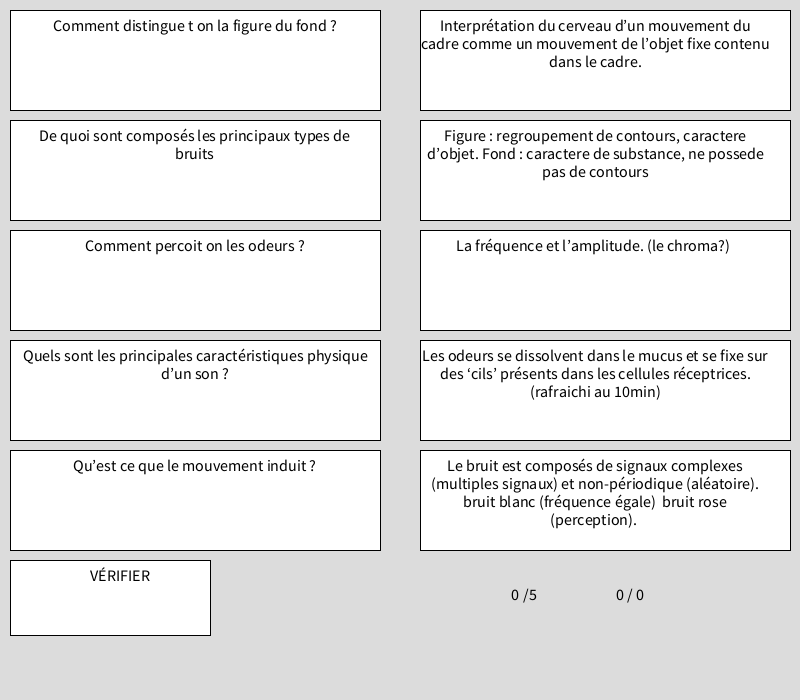
Frame 1 (no input)
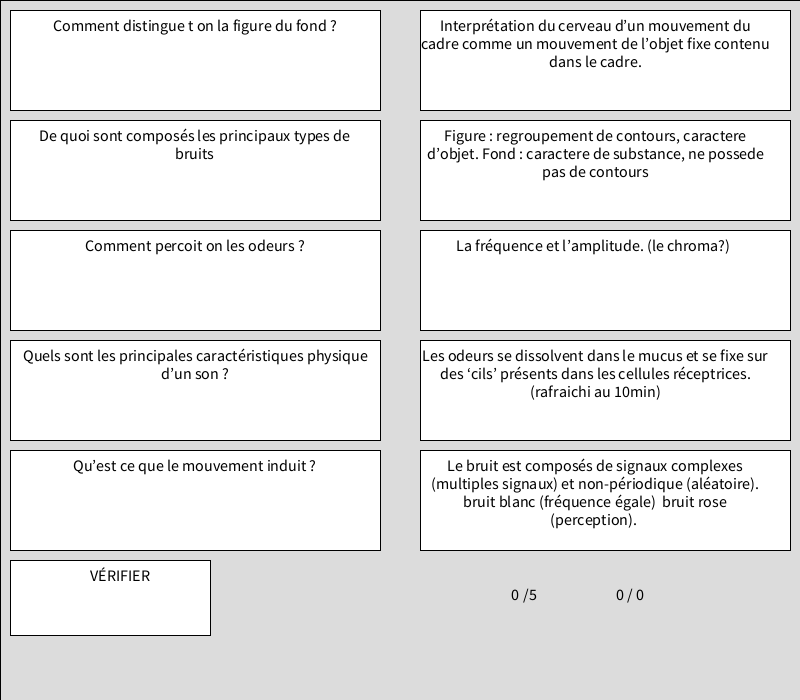
Frame 60 (the mouse pressed at the canvas centre just before this capture)
Frame 120 (the mouse held since frame 60 and released just before this capture): identical to frame 60, image omitted

The Processing sketch that drew these frames (run headless with seeded random() and noise(); from frame 60 on, the mouse is pressed at the canvas centre):

// Processing sketch: processing_91934
// ── processing_91934.pde

int colonnes = 2;
int rangees = 3;
int etat = 1;
int pts = 0;
int pct = 0;
int pctt = 0;
int[] q  = new int[6]; //question
int[] r  = new int[6]; //reponse
int[] m  = new int[6]; //modifie
int[] bq  = new int[6]; //bloc de question
int[] br  = new int[6]; //bloc de reponse

color couleurQ1 = color(255, 255, 255);
color couleurQ2 = color(255, 255, 255);
color couleurQ3 = color(255, 255, 255);
color couleurQ4 = color(255, 255, 255);
color couleurQ5 = color(255, 255, 255);
color couleurR1 = color(255, 255, 255);
color couleurR2 = color(255, 255, 255);
color couleurR3 = color(255, 255, 255);
color couleurR4 = color(255, 255, 255);
color couleurR5 = color(255, 255, 255);
color couleurA1 = color(0);
color couleurA2 = color(0);
color couleurA3 = color(0);
color couleurA4 = color(0);
color couleurA5 = color(0);

String[] question = {
  
"Qu’est ce qu’un seuil différentiel ?",
"A quoi correspond il en termes de sensibilité perceptuelle (seuil différentiel) ?",
"Comment mesure t on un seuil absolu avec la méthode des stimuli constant ?",
"Quels sont les 4 types de détection de la théorie de détection du signal ?",
"Qu’est ce que la loi de Stevens",
"Quels sont les principaux lobes du cerveau ?",
"Quelles sont les principales subdivisions du système nerveux ?",
"A quoi correspondent les actions des deux systèmes nerveux autonomes ?",
"Qu’est ce que le thalamus ?",
"Quels sont les principales caractéristiques physique d’un son ?",
"De quoi sont composés les principaux types de bruits",
"qu’est-ce qui permet de différentier les sons produits par différents instruments de musique?",
"A quoi servent les composantes de l’oreille moyenne ?",
"Comment arrive t on a localiser les sons ?",
"Qu’est ce que la théorie de l’onde itinérante de von Békésy ?",
" Ou sont situés les cellules ciliés et l’organe de Corti ?",
"Quelles sont les lentilles de l’œil ?",
"Comment percois t on la couleur selon la théorie contemporaine de la vision des couleurs ?",
"Qu’est ce qu’un contour ?",
"Qu’est ce qu’une forme ?",
"Quelle théorie énonce les lois par rapport a leur organisation ?",
"Qu’est-ce qui explique que l’on voit des points gris aux intersections d’une matrice de carrés noirs (Hermann)",
"Quels sont les effets des transfo spatiales sur la reconnaissance des objets ?",
"Quelle théorie fait appel au géons ?",
"Quels sont les indices binoculaires de la perception de la profondeur ?",
"Comment distingue t on la figure du fond ?",
"Qu’est ce que la disparité rétinienne ?",
"Quels sont les principales lois de Gestalt ?",
"Qu’est-ce que l’occlusion?",
"Qu'est-ce que la hauteur relative? ",
"Image-rétine dans quelles situations le cerveau perçoit-il du mouvement?",
"Oeil-tête dans quelles situations le cerveau perçoit-il du mouvement?",
"Quelle région corticale est associée au traitement des stimuli en mouvement?",
"Qu’est ce que le mouvement induit ?",
" À quoi est attribuable l’effet consécutif du mouvement (spirale d’Archimède)?",
"Quels sont les médias qui utilisent le mouvement apparent ?",
"Comment peut on distinguer les saveurs ?",
"Comment percoit on les odeurs ?",
"Quels sont les types de sensibilité kinesthésique ?",

}; 

String[] reponse = {  
  
"Quantité minimale d’énergie ou de stimulation nécessaire pour faire la différence entre deux stimuli =! seuil absolu",
"Le seuil s’ajuste de manière proportionnelle. On parle de % et non de valeurs absolues. ",
"Comparaison de deux stimuli, établir le PES, soit le Point d’égalité subjectif, avec un grand nombre d’essais",
"Omission : si un stimuli à été envoyé mais no perçu par le sujet Fausse Alarme : si un stimuli n'a pas été envoyé mais qu'il est parçu par le sujet Détection correcte : si un stimuli a été envoyé et perçu Rejet correct : si un stimuli n'a pas été envoyé et n'a pas été perçu",
"C’est la fonction de puissance représentant la relation entre l’intensité d’une sensation et l’intensité du stimulus généré. Exponentielle.",
"Lobe frontal, pariétal, temporal, occipital.",
"Centrale et Périphérique. Le Périphérique se subdivise en Somatique et Végétatif. Le Végétatif se subdivise en Sympathique et Parasympathique",
"Sympathique : Prépare l’organisme à une activité phys ou intellect. Parasympathique : Ralentissement générale des fonctions : conserver de l’énergie.",
"Situé entre le cortex et le tronc cérébral, il transmet et filtre (analyse) les données sensorielles et les mvts vers le cortex",
"La fréquence et l’amplitude. (le chroma?) ",
"Le bruit est composés de signaux complexes (multiples signaux) et non-périodique (aléatoire). bruit blanc (fréquence égale)  bruit rose (perception). ",
"On peut différencier les instruments de musique car ils possèdent différentes harmoniques (différentes fréquences fondamentale) ",
"Amplification du son. Les 3 osselets assure le transfert des ondes sonores du milieu aérien aux liquides et structures de la cochlée",
"Pour la direction : temps, différentes phases , intensité du son et pavillon de l’oreille. Pour la distance : réverbérations et spectre.",
"Onde est capté à la hauteur de la cochlé ou elle résonne le plus. Les haute freq = fin, basses  = débuts.  Vibration sonore se propage le long de la membrane basiliaire sous forme d’ondes longitudinales",
"Dans l’oreille interne, plus précisément dans la cochlée, séparés des autres canaux par la membrane basiliaire. Les cellules ciliés composent l’organe et transforme les vibrations de la membrane en message nerveux",
"La cornée et le cristallin. (l’humeur aqueuse, l’iris?)",
"Sur deux niveaux : d’abord, la rétine capte l’info grâce a 3 types de cones différents, sensibles a des long d’ondes différentes. Ensuite cette info influence sur 4 types de cellules antagonistes et deux types de cellules non antagoniste.",
"Contour : 1er Changement soudain d’intensité lumineuse dans l’espace, 2e Changement soudain dans la forme. 3e Interprétation d’un contour.",
"Région d’une brillance relativement uniforme, délimitée par un contour.",
"Théorie de la Gestalt.",
"La vision achromatique.Le cerveau ajuste la luminosité des points en fonction des zones voisines, comme le blanc est entouré de noir, ont voit du gris . ",
"Translation = nul comme effet, rotation = difficile lorsque l’objet est fixe, rotation 3d : optimal, meilleur compréhension de l’objet.",
"Le modele RpC de Biederman, Reconnaissance par Composantes Structurales.",
"Angles de convergences (Le point focal) et disparité rétinienne (un objet en cache un autre)",
"Figure : regroupement de contours, caractere d’objet. Fond : caractere de substance, ne possede pas de contours",
"C’est la différence d’image entre la vision des deux yeux, écarté d’en moyenne 6.5 cm.",
"Loi de la proximité, de similarité, de continuité, de fermeture, de prégnance, et de mvt commun",
"C’est un indice monoculaire de perception tridimensionnelle où les objet rapprochés cachent les objets éloignés.",
"fait percevoir les objets plus loin lorsqu'ils sont proche de la ligne d'horizon (au-dessus ou en-dessous), et plus proche plus ils s'en éloignent ",
"Le système image-rétine perçoit un mouvement lorsque l'oeil est fixe et qu'un objet se déplace dans le champ de vision, car il y a un changement dans l'image rétinienne. ",
"Le système oeil-tête, ou le mouvement des muscles est diretement envoyé du cerveau aux comparateur, est très efficace dans le noir, ou encore lorsqu’il n’y a pas d’occlusion présente pour indiquer le mouvement. ",
"Cortex visuel. V5 MT et MST",
"Interprétation du cerveau d’un mouvement du cadre comme un mouvement de l’objet fixe contenu dans le cadre.",
"À la fatigue des comparateur des capteurs de mouvements",
"Dessins animés, cinéma, télévision. def : succesion d’image fixe qui crée une impression de mouvement. ",
"Chq aliment active une combinaison toujours différentes de gouts de base qui le rend unique. + facteurs de la consistance et facteur thermique.",
"Les odeurs se dissolvent dans le mucus et se fixe sur des ‘cils’ présents dans les cellules réceptrices. (rafraichi au 10min)",
"Intéroceptive, sensibilité viscérale, capacité du système a se maintenir en équilibre. Proprioception, sensibilité posturale, détermine position relative des membres. ",

};  

int rand1 = (int)random(question.length);
int rand2 = (int)random(question.length);
int rand3 = (int)random(question.length);
int rand4 = (int)random(question.length);
int rand5 = (int)random(question.length);
int rand1modif = rand1;
int rand2modif = rand2;
int rand3modif = rand3;
int rand4modif = rand4;
int rand5modif = rand5;
int swap = 0;


void setup() {
  size(800, 700);
  smooth();
  noStroke();
  int swap = (int)random(5);

  for (int i = 1; i < q.length; i++ ) {
    q[i] = 0;
    r[i] = 0;
    bq[i] = 0;
    br[i] = 0;
  }

  for (int i = 1; i < m.length; i++ ) {
    m[i] = i;
  }

  while (rand1 == rand2) {
    rand2 = (int)random(question.length);
  }

  while (rand3 == rand2 || rand3 == rand1) {
    rand3 = (int)random(question.length);
  }

  while (rand4 == rand2 || rand3 == rand4 || rand4 == rand1) {
    rand4 = (int)random(question.length);
  }

  while (rand5 == rand2 || rand3 == rand5 || rand4 == rand5 || rand5 == rand1) {
    rand5 = (int)random(question.length);
  }

  //println(question[1]);
  // println(reponse[1]);
}
void draw() { 

  fill(220);
  rect(0, 0, width, height);

  /*rand1modif = rand2;
   rand2modif = rand3;  
   rand3modif = rand4;
   rand4modif = rand1;
   rand5modif = rand5;
   
   m[1] = 2;
   m[2] = 3;
   m[3] = 4;
   m[4] = 1;
   m[5] = 5;*/

  println(swap);
  if (swap==0) {
    println("zéro");
    rand1modif = rand5;
    rand2modif = rand1;  
    rand3modif = rand4;
    rand4modif = rand3;
    rand5modif = rand2;

    m[1] = 5;
    m[2] = 1;
    m[3] = 4;
    m[4] = 3;
    m[5] = 2;
  }

  if (swap==1) {
    println("un");
    rand1modif = rand2;
    rand2modif = rand3;  
    rand3modif = rand4;
    rand4modif = rand1;
    rand5modif = rand5;

    m[1] = 2;
    m[2] = 3;
    m[3] = 4;
    m[4] = 1;
    m[5] = 5;
  }
  if (swap==2) {
    println("deux");
    rand1modif = rand1;
    rand2modif = rand5; 
    rand3modif = rand2;
    rand4modif = rand3;
    rand5modif = rand4;

    m[1] = 1;
    m[2] = 5;
    m[3] = 2;
    m[4] = 3;
    m[5] = 4;
  }
  if (swap==3) {
    println("trois");
    rand1modif = rand4;
    rand2modif = rand5; 
    rand3modif = rand3;
    rand4modif = rand2;
    rand5modif = rand1;

    m[1] = 4;
    m[2] = 5;
    m[3] = 3;
    m[4] = 2;
    m[5] = 1;
  }
  if (swap==4) {
    println("quatre");
    rand1modif = rand2;
    rand2modif = rand1;
    rand3modif = rand4;
    rand4modif = rand5;
    rand5modif = rand3;

    m[1] = 2;
    m[2] = 1;
    m[3] = 4;
    m[4] = 5;
    m[5] = 3;
  }


  if (etat <=2) {

    // Dessin des blocs

    stroke(0);
    strokeWeight(1);
    if (etat ==2) {
      stroke(couleurA1);
      strokeWeight(20);
    }
    fill(couleurQ1);
    rect(10, 10, 370, 100);

    stroke(0);
    strokeWeight(1);
    if (etat ==2) {
      stroke(couleurA2);
      strokeWeight(20);
    }
    fill(couleurQ2);
    rect(10, 120, 370, 100);

    stroke(0);
    strokeWeight(1);
    if (etat ==2) {
      stroke(couleurA3);
      strokeWeight(20);
    }
    fill(couleurQ3);
    rect(10, 230, 370, 100);

    stroke(0);
    strokeWeight(1);
    if (etat ==2) {
      stroke(couleurA4);
      strokeWeight(20);
    }
    fill(couleurQ4);
    rect(10, 340, 370, 100);

    stroke(0);
    strokeWeight(1);
    if (etat ==2) {
      stroke(couleurA5);
      strokeWeight(20);
    }
    fill(couleurQ5);
    rect(10, 450, 370, 100);

    //------------------------

    stroke(0);
    fill(255);
    rect(10, 560, 200, 75);
    
    textAlign(CENTER);
    textSize(16);
    fill(0);
    text("VÉRIFIER", 20, 570, 200, 80);

    //---------------------

    stroke(0);
    fill(couleurR1);
    rect(420, 10, 370, 100);

    stroke(0);
    fill(couleurR2);
    rect(420, 120, 370, 100);

    stroke(0);
    fill(couleurR3);
    rect(420, 230, 370, 100);

    stroke(0);
    fill(couleurR4);
    rect(420, 340, 370, 100);

    stroke(0);
    fill(couleurR5);
    rect(420, 450, 370, 100);



    textAlign(CENTER);
    textSize(16);
    fill(0);
    text(question[rand1], 20, 20, 350, 80);

    textAlign(CENTER);
    textSize(16);
    fill(0);
    text(question[rand2], 20, 130, 350, 80);

    textAlign(CENTER);
    textSize(16);
    fill(0);
    text(question[rand3], 20, 240, 350, 80);

    textAlign(CENTER);
    textSize(16);
    fill(0);
    text(question[rand4], 20, 350, 350, 80);

    textAlign(CENTER);
    textSize(16);
    fill(0);
    text(question[rand5], 20, 460, 350, 80);

    textAlign(CENTER);
    textSize(16);
    fill(0);
    text(reponse[rand1modif], 420, 20, 350, 80);

    textAlign(CENTER);
    textSize(16);
    fill(0);
    text(reponse[rand2modif], 420, 130, 350, 80);

    textAlign(CENTER);
    textSize(16);
    fill(0);
    text(reponse[rand3modif], 420, 240, 350, 80);

    textAlign(CENTER);
    textSize(16);
    fill(0);
    text(reponse[rand4modif], 420, 350, 350, 80);

    textAlign(CENTER);
    textSize(16);
    fill(0);
    text(reponse[rand5modif], 420, 460, 350, 80);

    textAlign(CENTER);
    textSize(16);
    fill(0);
    text(pts, 515, 600);

    textAlign(CENTER);
    textSize(16);
    fill(0);
    text("/5", 530, 600);

    textAlign(CENTER);
    textSize(16);
    fill(0);
    text(pct, 620, 600);

    textAlign(CENTER);
    textSize(16);
    fill(0);
    text("/", 630, 600);

    textAlign(CENTER);
    textSize(16);
    fill(0);
    text(pctt, 640, 600);
  }
}
void mouseReleased() {
  if (etat ==1) {
    if (mouseX >10 && mouseX < 380 && mouseY >10 && mouseY < 110) {
      if (bq[1] == 0) {
        if ( q[5] == 0 &&  q[1] > 0 &&  q[2] > 0 &&  q[3] > 0 &&  q[4] > 0) {
          q[5] = 1;
          bq[1] =5;
          couleurQ1 = color(255, 255, 0);
        }
        if ( q[4] == 0 &&  q[1] > 0 &&  q[2] > 0 &&  q[3] > 0) {
          q[4] = 1;
          bq[1] =4;
          couleurQ1 = color(255, 180, 0);
        }
        if ( q[3] == 0 &&  q[1] > 0 &&  q[2] > 0) {
          q[3] = 1;
          bq[1] =3;
          couleurQ1 = color(0, 255, 0);
        }
        if ( q[2] == 0 &&  q[1] > 0) {
          q[2] = 1;
          bq[1] =2;
          couleurQ1 = color(255, 0, 0);
        }
        if ( q[1] == 0) {
          q[1] = 1;
          bq[1] =1;
          couleurQ1 = color(0, 255, 255);
        }
      }
      else {
        if (bq[1] ==1) {
          q[1] = 0;
          bq[1] =0;
          couleurQ1 = color(255, 255, 255);
        }
        if (bq[1] ==2) {
          q[2] = 0;
          bq[1] =0;
          couleurQ1 = color(255, 255, 255);
        }
        if (bq[1] ==3) {
          q[3] = 0;
          bq[1] =0;
          couleurQ1 = color(255, 255, 255);
        }
        if (bq[1] ==4) {
          q[4] = 0;
          bq[1] =0;
          couleurQ1 = color(255, 255, 255);
        }
        if (bq[1] ==5) {
          q[5] = 0;
          bq[1] =0;
          couleurQ1 = color(255, 255, 255);
        }
      }
    }

    if (mouseX >10 && mouseX < 380 && mouseY >120 && mouseY < 220) {
      if (bq[2] == 0) {
        if ( q[5] == 0 &&  q[1] > 0 &&  q[2] > 0 &&  q[3] > 0 &&  q[4] > 0) {
          q[5] = 2;
          bq[2] =5;
          couleurQ2 = color(255, 255, 0);
        }
        if ( q[4] == 0 &&  q[1] > 0 &&  q[2] > 0 &&  q[3] > 0) {
          q[4] = 2;
          bq[2] =4;
          couleurQ2 = color(255, 180, 0);
        }
        if ( q[3] == 0 &&  q[1] > 0 &&  q[2] > 0) {
          q[3] = 2;
          bq[2] =3;
          couleurQ2 = color(0, 255, 0);
        }
        if ( q[2] == 0 &&  q[1] > 0) {
          q[2] = 2;
          bq[2] =2;
          couleurQ2 = color(255, 0, 0);
        }
        if ( q[1] == 0) {
          q[1] = 2;
          bq[2] =1;
          couleurQ2 = color(0, 255, 255);
        }
      }
      else {
        if (bq[2] ==1) {
          q[1] = 0;
          bq[2] =0;
          couleurQ2 = color(255, 255, 255);
        }
        if (bq[2] ==2) {
          q[2] = 0;
          bq[2] =0;
          couleurQ2 = color(255, 255, 255);
        }
        if (bq[2] ==3) {
          q[3] = 0;
          bq[2] =0;
          couleurQ2 = color(255, 255, 255);
        }
        if (bq[2] ==4) {
          q[4] = 0;
          bq[2] =0;
          couleurQ2 = color(255, 255, 255);
        }
        if (bq[2] ==5) {
          q[5] = 0;
          bq[2] =0;
          couleurQ2 = color(255, 255, 255);
        }
      }
    }

    if (mouseX >10 && mouseX < 380 && mouseY >230 && mouseY < 330) {
      if (bq[3] == 0) {
        if ( q[5] == 0 &&  q[1] > 0 &&  q[2] > 0 &&  q[3] > 0 &&  q[4] > 0) {
          q[5] = 3;
          bq[3] =5;
          couleurQ3 = color(255, 255, 0);
        }
        if ( q[4] == 0 &&  q[1] > 0 &&  q[2] > 0 &&  q[3] > 0) {
          q[4] = 3;
          bq[3] =4;
          couleurQ3 = color(255, 180, 0);
        }
        if ( q[3] == 0 &&  q[1] > 0 &&  q[2] > 0) {
          q[3] = 3;
          bq[3] =3;
          couleurQ3 = color(0, 255, 0);
        }
        if ( q[2] == 0 &&  q[1] > 0) {
          q[2] = 3;
          bq[3] =2;
          couleurQ3 = color(255, 0, 0);
        }
        if ( q[1] == 0) {
          q[1] = 3;
          bq[3] =1;
          couleurQ3 = color(0, 255, 255);
        }
      }
      else {
        if (bq[3] ==1) {
          q[1] = 0;
          bq[3] =0;
          couleurQ3 = color(255, 255, 255);
        }
        if (bq[3] ==2) {
          q[2] = 0;
          bq[3] =0;
          couleurQ3 = color(255, 255, 255);
        }
        if (bq[3] ==3) {
          q[3] = 0;
          bq[3] =0;
          couleurQ3 = color(255, 255, 255);
        }
        if (bq[3] ==4) {
          q[4] = 0;
          bq[3] =0;
          couleurQ3 = color(255, 255, 255);
        }
        if (bq[3] ==5) {
          q[5] = 0;
          bq[3] =0;
          couleurQ3 = color(255, 255, 255);
        }
      }
    }

    if (mouseX >10 && mouseX < 380 && mouseY >340 && mouseY < 440) {
      if (bq[4] == 0) {
        if ( q[5] == 0 &&  q[1] > 0 &&  q[2] > 0 &&  q[3] > 0 &&  q[4] > 0) {
          q[5] = 4;
          bq[4] =5;
          couleurQ4 = color(255, 255, 0);
        }
        if ( q[4] == 0 &&  q[1] > 0 &&  q[2] > 0 &&  q[3] > 0) {
          q[4] = 4;
          bq[4] =4;
          couleurQ4 = color(255, 180, 0);
        }
        if ( q[3] == 0 &&  q[1] > 0 &&  q[2] > 0) {
          q[3] = 4;
          bq[4] =3;
          couleurQ4 = color(0, 255, 0);
        }
        if ( q[2] == 0 &&  q[1] > 0) {
          q[2] = 4;
          bq[4] =2;
          couleurQ4 = color(255, 0, 0);
        }
        if ( q[1] == 0) {
          q[1] = 4;
          bq[4] =1;
          couleurQ4 = color(0, 255, 255);
        }
      }
      else {
        if (bq[4] ==1) {
          q[1] = 0;
          bq[4] =0;
          couleurQ4 = color(255, 255, 255);
        }
        if (bq[4] ==2) {
          q[2] = 0;
          bq[4] =0;
          couleurQ4 = color(255, 255, 255);
        }
        if (bq[4] ==3) {
          q[3] = 0;
          bq[4] =0;
          couleurQ4 = color(255, 255, 255);
        }
        if (bq[4] ==4) {
          q[4] = 0;
          bq[4] =0;
          couleurQ4 = color(255, 255, 255);
        }
        if (bq[4] ==5) {
          q[5] = 0;
          bq[4] =0;
          couleurQ4 = color(255, 255, 255);
        }
      }
    }

    if (mouseX >10 && mouseX < 380 && mouseY >450 && mouseY < 550) {
      if (bq[5] == 0) {
        if ( q[5] == 0 &&  q[1] > 0 &&  q[2] > 0 &&  q[3] > 0 &&  q[4] > 0) {
          q[5] = 5;
          bq[5] =5;
          couleurQ5 = color(255, 255, 0);
        }
        if ( q[4] == 0 &&  q[1] > 0 &&  q[2] > 0 &&  q[3] > 0) {
          q[4] = 5;
          bq[5] =4;
          couleurQ5 = color(255, 180, 0);
        }
        if ( q[3] == 0 &&  q[1] > 0 &&  q[2] > 0) {
          q[3] = 5;
          bq[5] =3;
          couleurQ5 = color(0, 255, 0);
        }
        if ( q[2] == 0 &&  q[1] > 0) {
          q[2] = 5;
          bq[5] =2;
          couleurQ5 = color(255, 0, 0);
        }
        if ( q[1] == 0) {
          q[1] = 5;
          bq[5] =1;
          couleurQ5 = color(0, 255, 255);
        }
      }
      else {
        if (bq[5] ==1) {
          q[1] = 0;
          bq[5] =0;
          couleurQ5 = color(255, 255, 255);
        }
        if (bq[5] ==2) {
          q[2] = 0;
          bq[5] =0;
          couleurQ5 = color(255, 255, 255);
        }
        if (bq[5] ==3) {
          q[3] = 0;
          bq[5] =0;
          couleurQ5 = color(255, 255, 255);
        }
        if (bq[5] ==4) {
          q[4] = 0;
          bq[5] =0;
          couleurQ5 = color(255, 255, 255);
        }
        if (bq[5] ==5) {
          q[5] = 0;
          bq[5] =0;
          couleurQ5 = color(255, 255, 255);
        }
      }
    }

    //---------------------Réponses

    if (mouseX >420 && mouseX < 790 && mouseY >10 && mouseY < 110) {
      if (br[1] == 0) {
        if ( r[5] == 0 &&  r[1] > 0 &&  r[2] > 0 &&  r[3] > 0 &&  r[4] > 0) {
          r[5] = 1;
          br[1] =5;
          couleurR1 = color(255, 255, 0);
        }
        if ( r[4] == 0 &&  r[1] > 0 &&  r[2] > 0 &&  r[3] > 0) {
          r[4] = 1;
          br[1] =4;
          couleurR1 = color(255, 180, 0);
        }
        if ( r[3] == 0 &&  r[1] > 0 &&  r[2] > 0) {
          r[3] = 1;
          br[1] =3;
          couleurR1 = color(0, 255, 0);
        }
        if ( r[2] == 0 &&  r[1] > 0) {
          r[2] = 1;
          br[1] =2;
          couleurR1 = color(255, 0, 0);
        }
        if ( r[1] == 0) {
          r[1] = 1;
          br[1] =1;
          couleurR1 = color(0, 255, 255);
        }
      }
      else {
        if (br[1] ==1) {
          r[1] = 0;
          br[1] =0;
          couleurR1 = color(255, 255, 255);
        }
        if (br[1] ==2) {
          r[2] = 0;
          br[1] =0;
          couleurR1 = color(255, 255, 255);
        }
        if (br[1] ==3) {
          r[3] = 0;
          br[1] =0;
          couleurR1 = color(255, 255, 255);
        }
        if (br[1] ==4) {
          r[4] = 0;
          br[1] =0;
          couleurR1 = color(255, 255, 255);
        }
        if (br[1] ==5) {
          r[5] = 0;
          br[1] =0;
          couleurR1 = color(255, 255, 255);
        }
      }
    }

    if (mouseX >420 && mouseX < 790 && mouseY >120 && mouseY < 220) {
      if (br[2] == 0) {
        if ( r[5] == 0 &&  r[1] > 0 &&  r[2] > 0 &&  r[3] > 0 &&  r[4] > 0) {
          r[5] = 2;
          br[2] =5;
          couleurR2 = color(255, 255, 0);
        }
        if ( r[4] == 0 &&  r[1] > 0 &&  r[2] > 0 &&  r[3] > 0) {
          r[4] = 2;
          br[2] =4;
          couleurR2 = color(255, 180, 0);
        }
        if ( r[3] == 0 &&  r[1] > 0 &&  r[2] > 0) {
          r[3] = 2;
          br[2] =3;
          couleurR2 = color(0, 255, 0);
        }
        if ( r[2] == 0 &&  r[1] > 0) {
          r[2] = 2;
          br[2] =2;
          couleurR2 = color(255, 0, 0);
        }
        if ( r[1] == 0) {
          r[1] = 2;
          br[2] =1;
          couleurR2 = color(0, 255, 255);
        }
      }
      else {
        if (br[2] ==1) {
          r[1] = 0;
          br[2] =0;
          couleurR2 = color(255, 255, 255);
        }
        if (br[2] ==2) {
          r[2] = 0;
          br[2] =0;
          couleurR2 = color(255, 255, 255);
        }
        if (br[2] ==3) {
          r[3] = 0;
          br[2] =0;
          couleurR2 = color(255, 255, 255);
        }
        if (br[2] ==4) {
          r[4] = 0;
          br[2] =0;
          couleurR2 = color(255, 255, 255);
        }
        if (br[2] ==5) {
          r[5] = 0;
          br[2] =0;
          couleurR2 = color(255, 255, 255);
        }
      }
    }

    if (mouseX >420 && mouseX < 790 && mouseY >230 && mouseY < 330) {
      if (br[3] == 0) {
        if ( r[5] == 0 &&  r[1] > 0 &&  r[2] > 0 &&  r[3] > 0 &&  r[4] > 0) {
          r[5] = 3;
          br[3] =5;
          couleurR3 = color(255, 255, 0);
        }
        if ( r[4] == 0 &&  r[1] > 0 &&  r[2] > 0 &&  r[3] > 0) {
          r[4] = 3;
          br[3] =4;
          couleurR3 = color(255, 180, 0);
        }
        if ( r[3] == 0 &&  r[1] > 0 &&  r[2] > 0) {
          r[3] = 3;
          br[3] =3;
          couleurR3 = color(0, 255, 0);
        }
        if ( r[2] == 0 &&  r[1] > 0) {
          r[2] = 3;
          br[3] =2;
          couleurR3 = color(255, 0, 0);
        }
        if ( r[1] == 0) {
          r[1] = 3;
          br[3] =1;
          couleurR3 = color(0, 255, 255);
        }
      }
      else {
        if (br[3] ==1) {
          r[1] = 0;
          br[3] =0;
          couleurR3 = color(255, 255, 255);
        }
        if (br[3] ==2) {
          r[2] = 0;
          br[3] =0;
          couleurR3 = color(255, 255, 255);
        }
        if (br[3] ==3) {
          r[3] = 0;
          br[3] =0;
          couleurR3 = color(255, 255, 255);
        }
        if (br[3] ==4) {
          r[4] = 0;
          br[3] =0;
          couleurR3 = color(255, 255, 255);
        }
        if (br[3] ==5) {
          r[5] = 0;
          br[3] =0;
          couleurR3 = color(255, 255, 255);
        }
      }
    }

    if (mouseX >420 && mouseX < 790 && mouseY >340 && mouseY < 440) {
      if (br[4] == 0) {
        if ( r[5] == 0 &&  r[1] > 0 &&  r[2] > 0 &&  r[3] > 0 &&  r[4] > 0) {
          r[5] = 4;
          br[4] =5;
          couleurR4 = color(255, 255, 0);
        }
        if ( r[4] == 0 &&  r[1] > 0 &&  r[2] > 0 &&  r[3] > 0) {
          r[4] = 4;
          br[4] =4;
          couleurR4 = color(255, 180, 0);
        }
        if ( r[3] == 0 &&  r[1] > 0 &&  r[2] > 0) {
          r[3] = 4;
          br[4] =3;
          couleurR4 = color(0, 255, 0);
        }
        if ( r[2] == 0 &&  r[1] > 0) {
          r[2] = 4;
          br[4] =2;
          couleurR4 = color(255, 0, 0);
        }
        if ( r[1] == 0) {
          r[1] = 4;
          br[4] =1;
          couleurR4 = color(0, 255, 255);
        }
      }
      else {
        if (br[4] ==1) {
          r[1] = 0;
          br[4] =0;
          couleurR4 = color(255, 255, 255);
        }
        if (br[4] ==2) {
          r[2] = 0;
          br[4] =0;
          couleurR4 = color(255, 255, 255);
        }
        if (br[4] ==3) {
          r[3] = 0;
          br[4] =0;
          couleurR4 = color(255, 255, 255);
        }
        if (br[4] ==4) {
          r[4] = 0;
          br[4] =0;
          couleurR4 = color(255, 255, 255);
        }
        if (br[4] ==5) {
          r[5] = 0;
          br[4] =0;
          couleurR4 = color(255, 255, 255);
        }
      }
    }

    if (mouseX >420 && mouseX < 790 && mouseY >450 && mouseY < 550) {
      if (br[5] == 0) {
        if ( r[5] == 0 &&  r[1] > 0 &&  r[2] > 0 &&  r[3] > 0 &&  r[4] > 0) {
          r[5] = 5;
          br[5] =5;
          couleurR5 = color(255, 255, 0);
        }
        if ( r[4] == 0 &&  r[1] > 0 &&  r[2] > 0 &&  r[3] > 0) {
          r[4] = 5;
          br[5] =4;
          couleurR5 = color(255, 180, 0);
        }
        if ( r[3] == 0 &&  r[1] > 0 &&  r[2] > 0) {
          r[3] = 5;
          br[5] =3;
          couleurR5 = color(0, 255, 0);
        }
        if ( r[2] == 0 &&  r[1] > 0) {
          r[2] = 5;
          br[5] =2;
          couleurR5 = color(255, 0, 0);
        }
        if ( r[1] == 0) {
          r[1] = 5;
          br[5] =1;
          couleurR5 = color(0, 255, 255);
        }
      }
      else {
        if (br[5] ==1) {
          r[1] = 0;
          br[5] =0;
          couleurR5 = color(255, 255, 255);
        }
        if (br[5] ==2) {
          r[2] = 0;
          br[5] =0;
          couleurR5 = color(255, 255, 255);
        }
        if (br[5] ==3) {
          r[3] = 0;
          br[5] =0;
          couleurR5 = color(255, 255, 255);
        }
        if (br[5] ==4) {
          r[4] = 0;
          br[5] =0;
          couleurR5 = color(255, 255, 255);
        }
        if (br[5] ==5) {
          r[5] = 0;
          br[5] =0;
          couleurR5 = color(255, 255, 255);
        }
      }
    }
  }

  //---vérifie

  if (mouseX >10 && mouseX < 210 && mouseY >560 && mouseY < 635) {
    if (etat ==2) { 
      etat =3;
    }
    if (etat ==1) { 
      couleurA1 = color(255, 0, 0);
      couleurA2 = color(255, 0, 0);
      couleurA3 = color(255, 0, 0);
      couleurA4 = color(255, 0, 0);
      couleurA5 = color(255, 0, 0);
      etat =2;
      if (q[1]==m[r[1]]) {
        pts += 1;
        println("q1");

        if (bq[1] == 1) {
          couleurA1 = color(0, 255, 0);
        }
        if (bq[2] == 1) {
          couleurA2 = color(0, 255, 0);
        }
        if (bq[3] == 1) {
          couleurA3 = color(0, 255, 0);
        }
        if (bq[4] == 1) {
          couleurA4 = color(0, 255, 0);
        }
        if (bq[5] == 1) {
          couleurA5 = color(0, 255, 0);
        }
      }
      if (q[2]==m[r[2]]) {
        pts += 1;
        println("q2");
        if (bq[1] == 2) {
          couleurA1 = color(0, 255, 0);
        }
        if (bq[2] == 2) {
          couleurA2 = color(0, 255, 0);
        }
        if (bq[3] == 2) {
          couleurA3 = color(0, 255, 0);
        }
        if (bq[4] == 2) {
          couleurA4 = color(0, 255, 0);
        }
        if (bq[5] == 2) {
          couleurA5 = color(0, 255, 0);
        }
      }

      if (q[3]==m[r[3]]) {
        pts += 1;
        println("q3");
        if (bq[1] == 3) {
          couleurA1 = color(0, 255, 0);
        }
        if (bq[2] == 3) {
          couleurA2 = color(0, 255, 0);
        }
        if (bq[3] == 3) {
          couleurA3 = color(0, 255, 0);
        }
        if (bq[4] == 3) {
          couleurA4 = color(0, 255, 0);
        }
        if (bq[5] == 3) {
          couleurA5 = color(0, 255, 0);
        }
      }

      if (q[4]==m[r[4]]) {
        pts += 1;
        println("q4");
        if (bq[1] == 4) {
          couleurA1 = color(0, 255, 0);
        }
        if (bq[2] == 4) {
          couleurA2 = color(0, 255, 0);
        }
        if (bq[3] == 4) {
          couleurA3 = color(0, 255, 0);
        }
        if (bq[4] == 4) {
          couleurA4 = color(0, 255, 0);
        }
        if (bq[4] == 4) {
          couleurA5 = color(0, 255, 0);
        }
      }

      if (q[5]==m[r[5]]) {
        pts += 1;
        println("q5");
        if (bq[1] == 5) {
          couleurA1 = color(0, 255, 0);
        }
        if (bq[2] == 5) {
          couleurA2 = color(0, 255, 0);
        }
        if (bq[3] == 5) {
          couleurA3 = color(0, 255, 0);
        }
        if (bq[4] == 5) {
          couleurA4 = color(0, 255, 0);
        }
        if (bq[5] == 5) {
          couleurA5 = color(0, 255, 0);
        }
      }
      pct += pts;
      pctt += 5;
    } 
    if (etat ==3) { 
      pts = 0;
      etat =1;
      swap = (int)random(5);

      for (int i = 1; i < q.length; i++ ) {
        q[i] = 0;
        r[i] = 0;
        bq[i] = 0;
        br[i] = 0;
      }

      for (int i = 1; i < m.length; i++ ) {
        m[i] = i;
      }

      while (rand1 == rand2) {
        rand2 = (int)random(question.length);
      }

      while (rand3 == rand2 || rand3 == rand1) {
        rand3 = (int)random(question.length);
      }

      while (rand4 == rand2 || rand3 == rand4 || rand4 == rand1) {
        rand4 = (int)random(question.length);
      }

      while (rand5 == rand2 || rand3 == rand5 || rand4 == rand5 || rand5 == rand1) {
        rand5 = (int)random(question.length);
      }


      rand1 = (int)random(question.length);
      rand2 = (int)random(question.length);
      rand3 = (int)random(question.length);
      rand4 = (int)random(question.length);
      rand5 = (int)random(question.length);
      rand1modif = rand1;
      rand2modif = rand2;
      rand3modif = rand3;
      rand4modif = rand4;
      rand5modif = rand5;
      couleurQ1 = color(255, 255, 255);
      couleurQ2 = color(255, 255, 255);
      couleurQ3 = color(255, 255, 255);
      couleurQ4 = color(255, 255, 255);
      couleurQ5 = color(255, 255, 255);
      couleurR1 = color(255, 255, 255);
      couleurR2 = color(255, 255, 255);
      couleurR3 = color(255, 255, 255);
      couleurR4 = color(255, 255, 255);
      couleurR5 = color(255, 255, 255);

      for (int i = 1; i < q.length; i++ ) {
        q[i] = 0;
        r[i] = 0;
        bq[i] = 0;
        br[i] = 0;
      }

      for (int i = 1; i < m.length; i++ ) {
        m[i] = i;
      }

      while (rand1 == rand2) {
        rand2 = (int)random(question.length);
      }

      while (rand3 == rand2 || rand3 == rand1) {
        rand3 = (int)random(question.length);
      }

      while (rand4 == rand2 || rand3 == rand4 || rand4 == rand1) {
        rand4 = (int)random(question.length);
      }

      while (rand5 == rand2 || rand3 == rand5 || rand4 == rand5 || rand5 == rand1) {
        rand5 = (int)random(question.length);
      }
    }
  }
}
